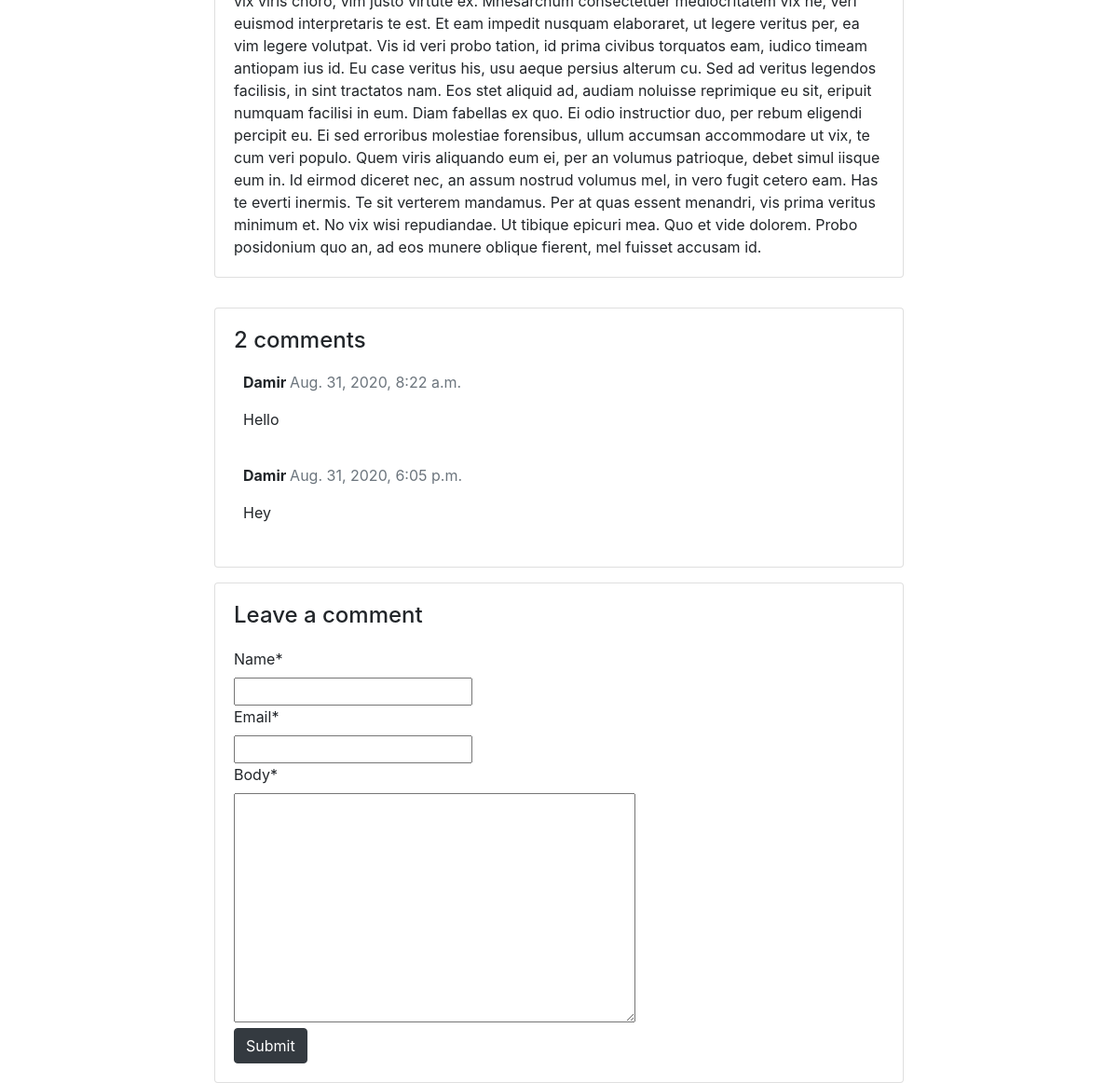
The page /blog/nec-liber-mundi-volutpa/ (lower part) on the database as committed earlier.
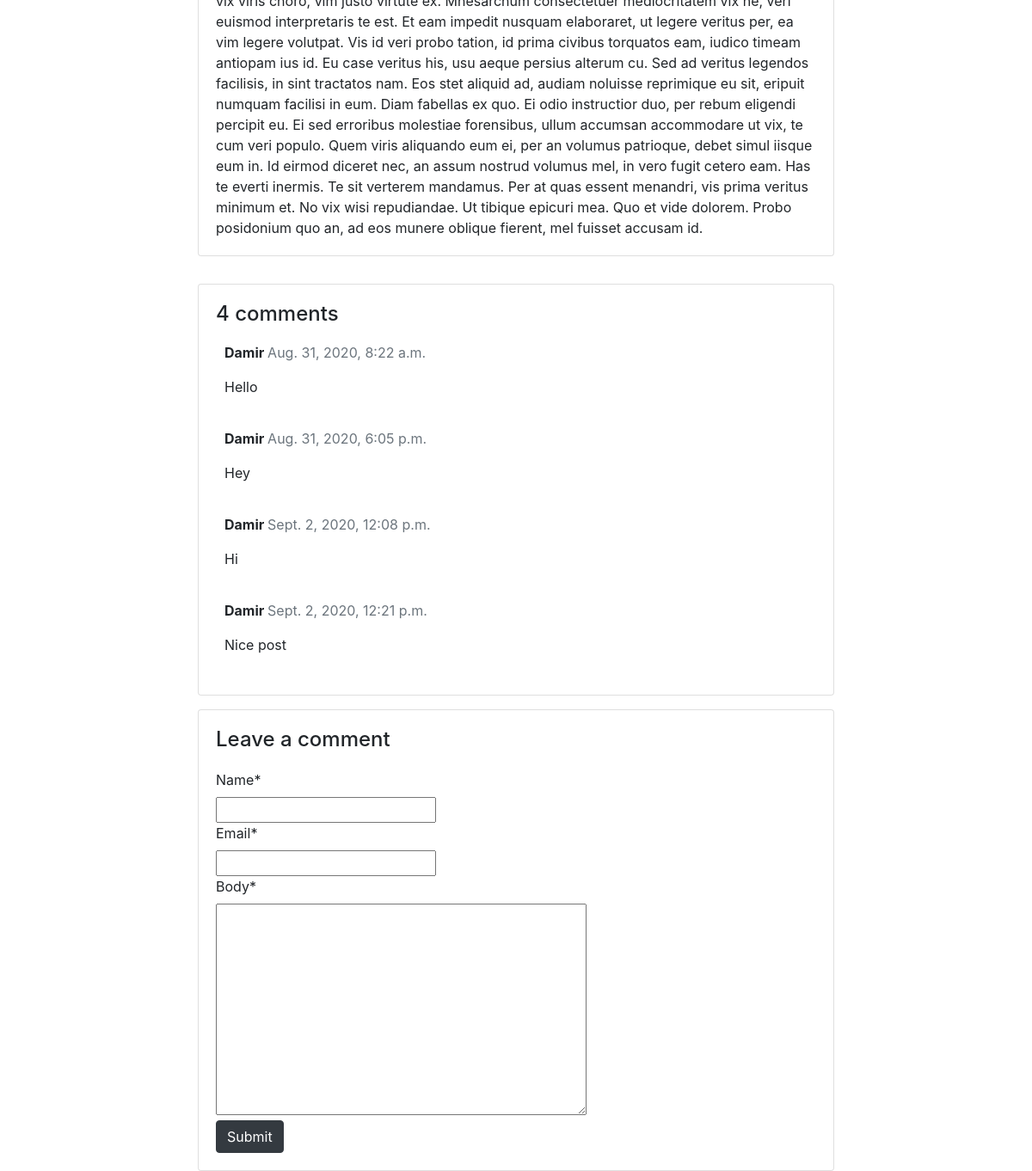
The same page on the database as committed later.
### blog/models.py (models this page shows, shortened)
class Comment(models.Model):
    post = models.ForeignKey(Post, on_delete=models.CASCADE, related_name='comments')
    name = models.CharField(max_length=80)
    email = models.EmailField()
    body = models.TextField()
    created_on = models.DateTimeField(auto_now_add=True)
    active = models.BooleanField(default=False)
    class Meta:
        ordering = ['created_on']

### blog/views.py (the view)
# urls.py: path('<slug:slug>/', views.post_detail, name='post_detail'),
def post_detail(request, slug):
    template_name = 'blog/post_detail.html'
    post = get_object_or_404(Post, slug=slug)
    comments = post.comments.filter(active=True)
    new_comment = None
    if request.method == 'POST':
        comment_form = CommentForm(data=request.POST)
        if comment_form.is_valid():
            new_comment = comment_form.save(commit=False)
            new_comment.post = post
            new_comment.save()
    else:
        comment_form = CommentForm()
    return render(request, template_name, {'post': post,
                                           'comments': comments,
                                           'new_comment': new_comment,
                                           'comment_form': comment_form})

### blog/forms.py
class CommentForm(forms.ModelForm):
    class Meta:
        model = Comment
        fields = ('name', 'email', 'body')

### blog/templates/blog/post_detail.html (shortened to what this page needs)
{% extends 'blog/nav.html' %}
{% load static %}
{% load crispy_forms_tags %}
{% block content %}
    <body>
    <div class="container align-items-center">
        <div class="row no-gutters">
            <div class="card col-md-8 mb-3 mx-auto mt-3 ">
            <div class="card-body">
                <p class="card-text ">{{ post.content | safe }}</p>
            </div>
            </div>
        <div class="col-md-8 card mx-auto mt-3 ">
          <div class="card-body">
            {% if comments.count == 0 %}
            <h4>No posted comments. Be the first!</h4>
            {% else %}
            <h4>{{ comments.count }} comments</h4>
            {% endif %}
            {% for comment in comments %}
            <div class="comments" style="padding: 10px;">
              <p class="font-weight-bold">
                {{ comment.name }}
                <span class=" text-muted font-weight-normal">
                  {{ comment.created_on }}
                </span>
              </p>
              {{ comment.body | linebreaks }}
            </div>
            {% endfor %}
          </div>
        </div>
        <div class="col-md-8 card mx-auto mt-3 ">
          <div class="card-body">
            {% if new_comment %}
            <div class="alert alert-success" role="alert">
              Your comment is awaiting moderation
            </div>
            {% else %}
            <h4>Leave a comment</h4>
            <form method="post" style="margin-top: 1.3em;">
              {{ comment_form | crispy}}
              <button type="submit" class="btn btn-dark">Submit</button>
            </form>
            {% endif %}
          </div>
        </div>
      </div>
    </div>
    </body>
{% endblock content %}

Rows that differ between the two databases and show on the page:
added Comment: name "Damir", created_on "Sept. 2, 2020, 12:08 p.m.", body "Hi"
added Comment: name "Damir", created_on "Sept. 2, 2020, 12:21 p.m.", body "Nice post"
Other text that changed with them:
{{ comments.count }}: "2" → "4"
